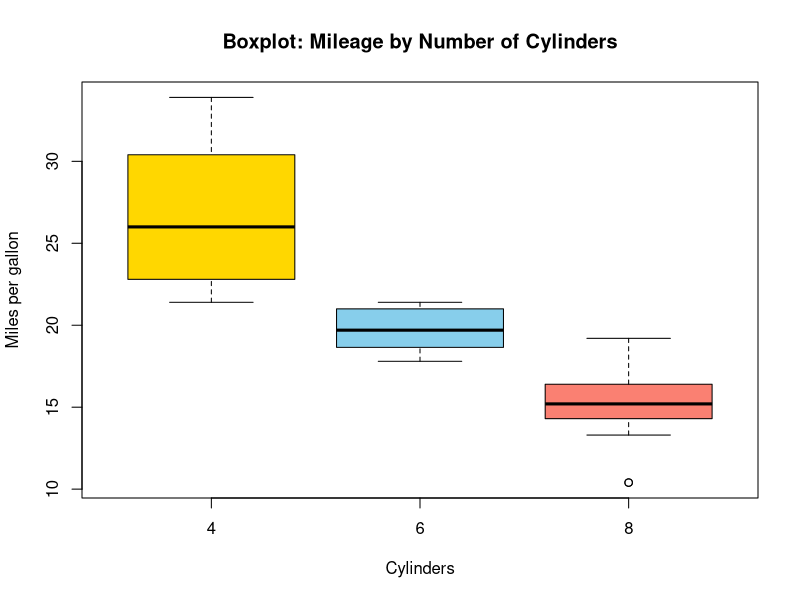
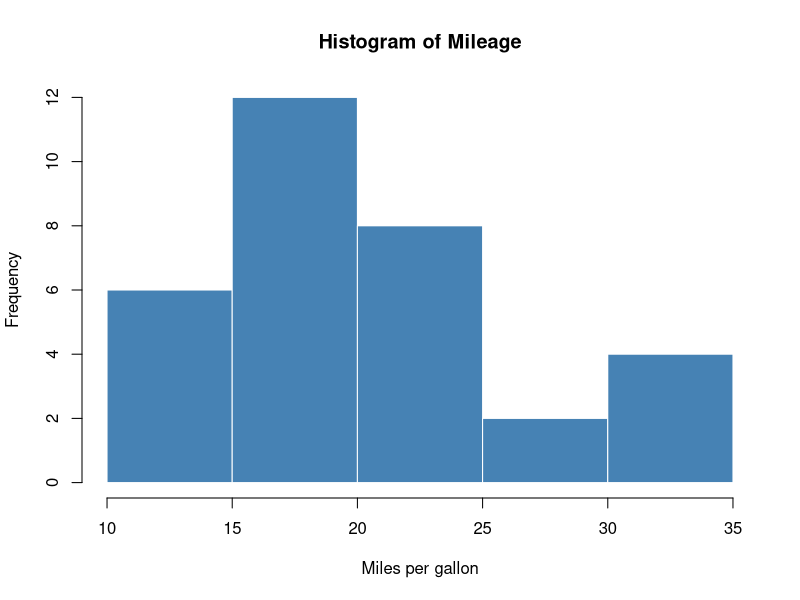
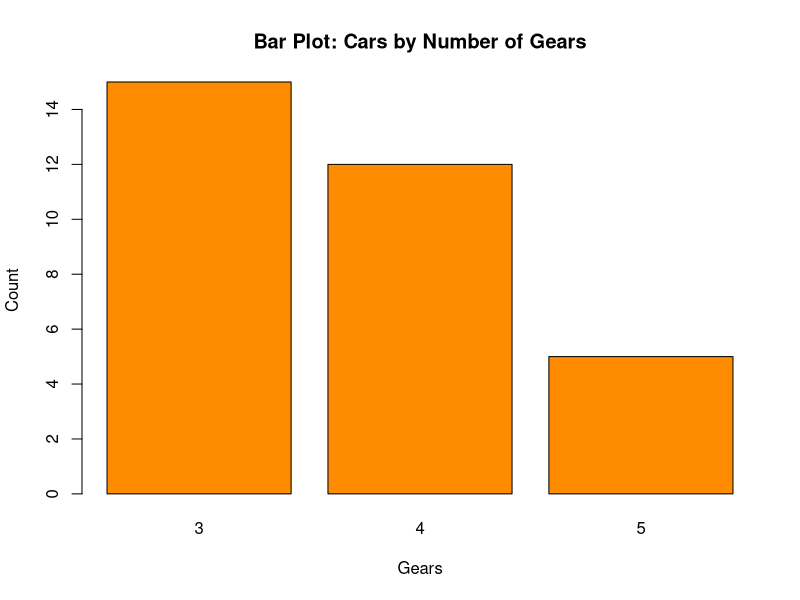
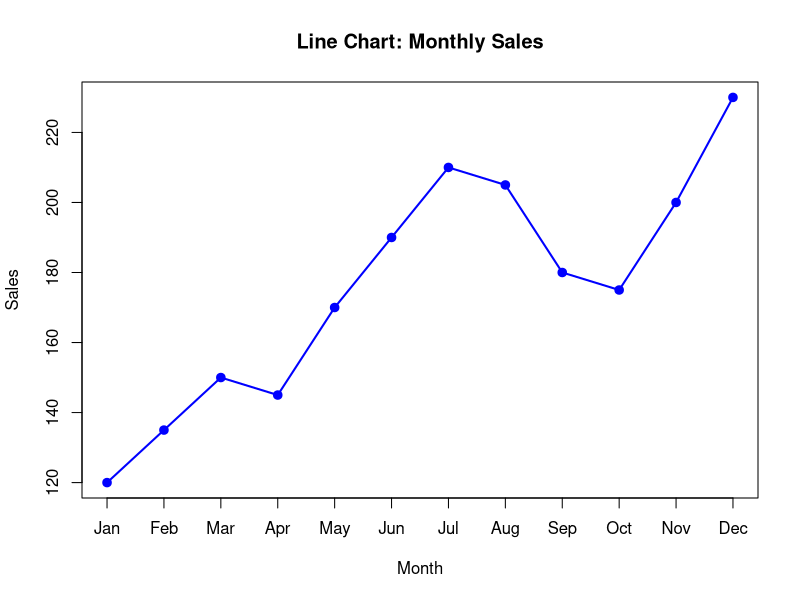
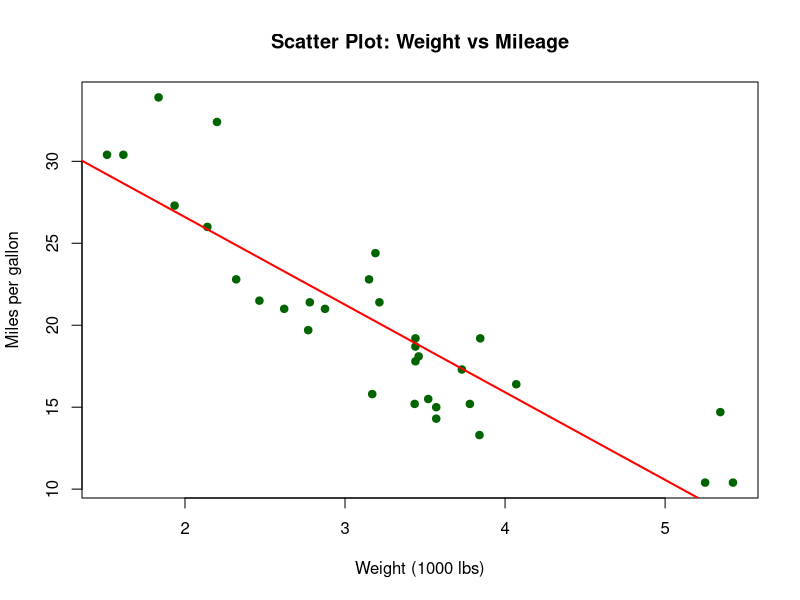

Recreate these plots in R, in order.
# Program 18: Create graphs in R - boxplot, histogram, bar plot, line chart, scatter plot

# Boxplot
boxplot(mpg ~ cyl, data = mtcars, col = c("gold", "skyblue", "salmon"),
        main = "Boxplot: Mileage by Number of Cylinders",
        xlab = "Cylinders", ylab = "Miles per gallon")

# Histogram
hist(mtcars$mpg, breaks = 8, col = "steelblue", border = "white",
     main = "Histogram of Mileage", xlab = "Miles per gallon")

# Bar plot
barplot(table(mtcars$gear), col = "darkorange",
        main = "Bar Plot: Cars by Number of Gears",
        xlab = "Gears", ylab = "Count")

# Line chart
months <- 1:12
sales  <- c(120, 135, 150, 145, 170, 190, 210, 205, 180, 175, 200, 230)
plot(months, sales, type = "o", col = "blue", lwd = 2, pch = 19,
     main = "Line Chart: Monthly Sales", xlab = "Month", ylab = "Sales",
     xaxt = "n")
axis(1, at = months, labels = month.abb)

# Scatter plot
plot(mtcars$wt, mtcars$mpg, pch = 19, col = "darkgreen",
     main = "Scatter Plot: Weight vs Mileage",
     xlab = "Weight (1000 lbs)", ylab = "Miles per gallon")
abline(lm(mpg ~ wt, data = mtcars), col = "red", lwd = 2)
